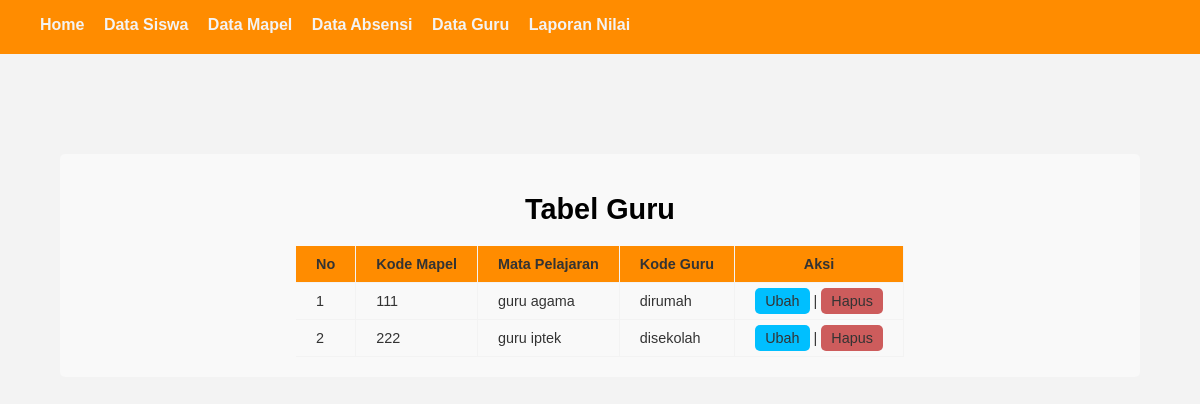
Screenshot of /index.php?page=data_guru with the database file from the repository.
### tables this page shows
CREATE TABLE `tb_guru` (
  `kode_guru` int(11) NOT NULL,
  `nama_guru` varchar(50) NOT NULL,
  `alamat_guru` text NOT NULL
);

### data_guru.php (the view)
<div class="container">
	<span class="judul">
		<h1>Tabel Guru</h1>
	</span>
		<div class="tabel">
		<table cellspacing="0">
			<thead>
					<tr>
						<th>No</th>
						<th>Kode Mapel</th>
						<th>Mata Pelajaran</th>
						<th>Kode Guru</th>
						<th>Aksi</th>
					</tr>
			</thead>
			<tbody>
				<?php
				$query = mysqli_query($koneksi, "SELECT * FROM tb_guru ORDER BY kode_guru ASC");
				$no = 0;
				while($data = mysqli_fetch_array($query)) { $no++ ?>
				<tr>
					<td><?= $no; ?></td>
					<td><?= $data['kode_guru'] ?></td>
					<td><?= $data['nama_guru']; ?></td>
					<td><?= $data['alamat_guru'] ?></td>
					<td><a class="ubah" href="ubah_data.php?id=<?php echo $data['kode_guru'];?>">Ubah</a> |
				<a class="hapus" href="hapus_data.php?id=<?php echo $data['kode_guru'];?>">Hapus</a></td>
				</tr>
			<?php } ?>
			</tbody>
		</table>
		</div>
</div>

### style.css (style rules this page uses)
body { background-color: #f3f3f3; margin: 0; padding: 0; font-family: 'Century Gothic', cursive, sans-serif; }
.container { margin: 100px 5%; padding: 20px 0; background-color: #f9f9f9; font-size: .9em; border-radius: 5px; }
.container span h1 { text-align: center; }
.container .tabel table { margin: auto; }
.container .tabel table tr th { background-color: darkorange; }
.container .tabel table tr th, .container .tabel table tr td { border-bottom: 1px solid #f3f3f3; border-right: 1px solid #f3f3f3; padding: 10px 20px; color: #333; }
.container .tabel table tr td a { text-decoration: none; color: #333; }
.container .tabel table tr td .ubah { background-color: deepskyblue; padding: 5px 10px; border-radius: 5px; }
.container .tabel table tr .hapus { background-color: indianred; padding: 5px 10px; border-radius: 5px; }

### rows the page displays
tb_guru: kode_guru "111", nama_guru "guru agama", alamat_guru "dirumah"
tb_guru: kode_guru "222", nama_guru "guru iptek", alamat_guru "disekolah"
